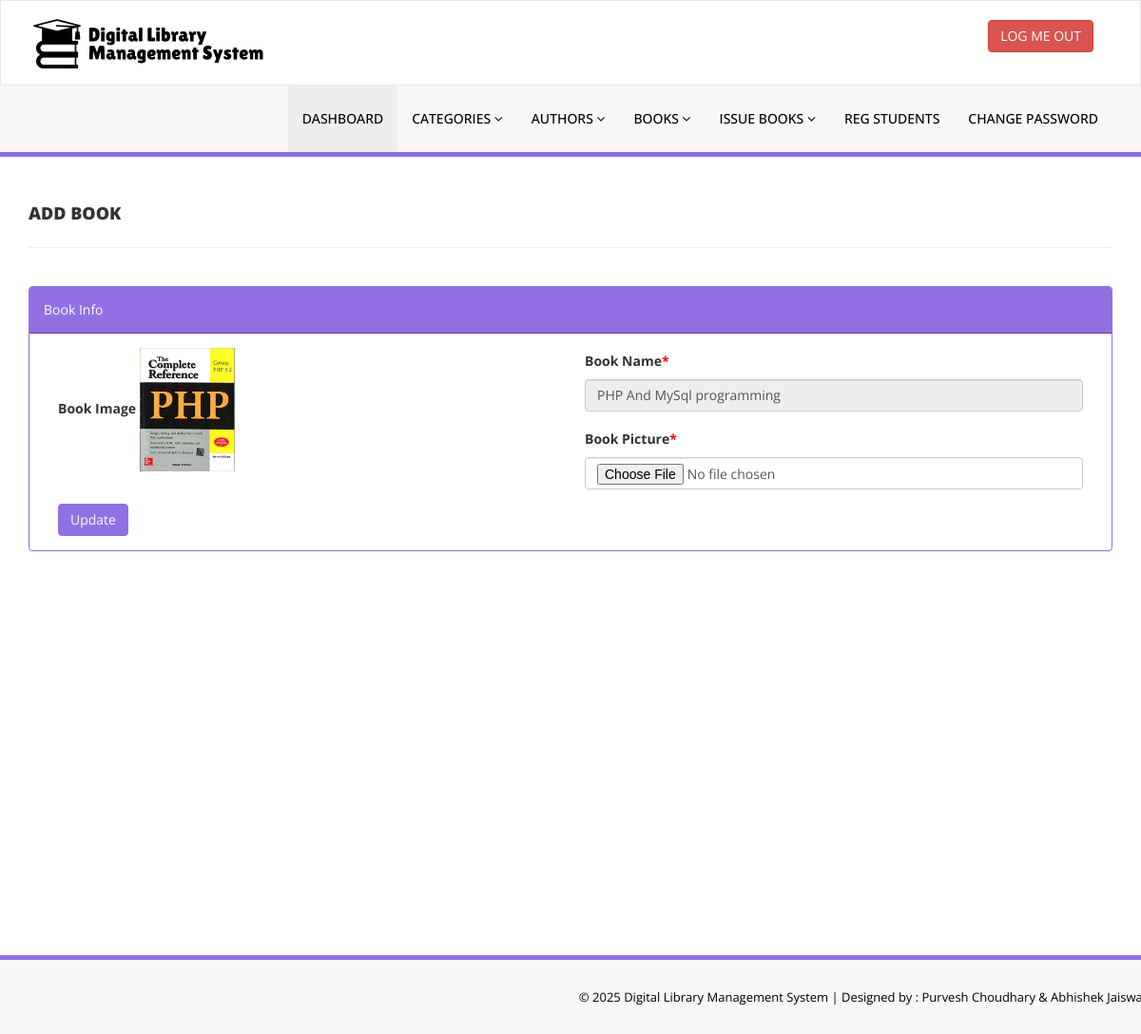
Page /admin/change-bookimg.php?bookid=1 (signed in) on the earlier database version.
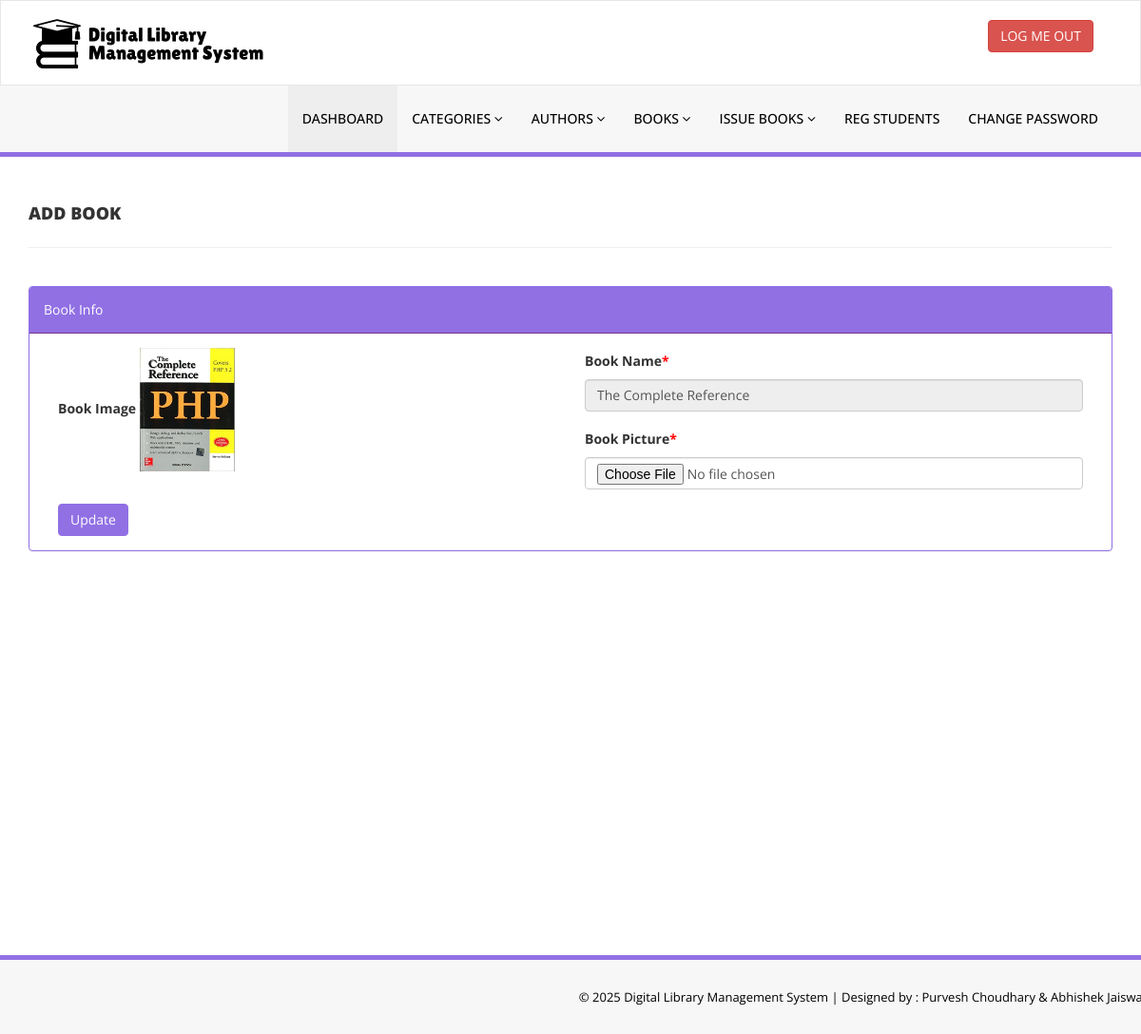
Same page on the later database version.
### tables this page shows
CREATE TABLE `tblbooks` (
  `id` int(11) NOT NULL,
  `BookName` varchar(255) DEFAULT NULL,
  `CatId` int(11) DEFAULT NULL,
  `AuthorId` int(11) DEFAULT NULL,
  `ISBNNumber` varchar(25) DEFAULT NULL,
  `BookPrice` decimal(10,2) DEFAULT NULL,
  `BookQuantity` int(11) NOT NULL DEFAULT 1,
  `BookAvailQuantity` int(11) NOT NULL DEFAULT 1,
  `bookImage` varchar(250) NOT NULL,
  `isIssued` int(1) DEFAULT NULL,
  `RegDate` timestamp NULL DEFAULT current_timestamp(),
  `UpdationDate` timestamp NULL DEFAULT NULL ON UPDATE current_timestamp()
);

### admin/change-bookimg.php (the view, shortened to what this page needs)
<?php
include('includes/config.php');
if(strlen($_SESSION['alogin'])==0)
    {
header('location:index.php');
}
else{
?>
<!DOCTYPE html>
<html xmlns="http://www.w3.org/1999/xhtml">
<head>
    <link href="assets/css/bootstrap.css" rel="stylesheet" />
    <link href="assets/css/font-awesome.css" rel="stylesheet" />
    <link href="assets/css/style.css" rel="stylesheet" />
</head>
<body>
<?php include('includes/header.php');?>
    <div class="content-wrapper">
         <div class="container">
        <div class="row pad-botm">
            <div class="col-md-12">
                <h4 class="header-line">Add Book</h4>
                            </div>
</div>
<div class="row">
<div class="col-md12 col-sm-12 col-xs-12">
<div class="panel panel-info">
<div class="panel-heading">
Book Info
</div>
<div class="panel-body">
<form role="form" method="post" enctype="multipart/form-data">
<?php
$bookid=intval($_GET['bookid']);
$sql = "SELECT tblbooks.BookName,tblbooks.id as bookid,tblbooks.bookImage from  tblbooks  where tblbooks.id=:bookid";
$query = $dbh -> prepare($sql);
$query->bindParam(':bookid',$bookid,PDO::PARAM_STR);
$query->execute();
$results=$query->fetchAll(PDO::FETCH_OBJ);
if($query->rowCount() > 0)
{
foreach($results as $result)
{               ?>
<div class="col-md-6">
<div class="form-group">
<label>Book Image</label>
<img src="bookimg/<?php echo htmlentities($result->bookImage);?>" width="100">
</div></div>
<div class="col-md-6">
<div class="form-group">
<label>Book Name<span style="color:red;">*</span></label>
<input class="form-control" type="text" name="bookname" value="<?php echo htmlentities($result->BookName);?>" readonly />
</div></div>
<div class="col-md-6">
 <div class="form-group">
 <label>Book Picture<span style="color:red;">*</span></label>
 <input class="form-control" type="file" name="bookpic" autocomplete="off"   required="required" />
 </div>
    </div>
 <?php }} ?><div class="col-md-12">
<button type="submit" name="update" class="btn btn-info">Update </button></div>
                                    </form>
                            </div>
                        </div>
                            </div>
        </div>
    </div>
    </div>
  <?php include('includes/footer.php');?>
</body>
</html>
<?php } ?>

Differences in the rows shown:
changed tblbooks: bookname "PHP And MySql programming" → "The Complete Reference"
